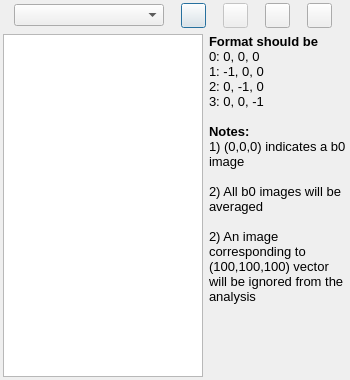
<?xml version="1.0" encoding="UTF-8"?>
<ui version="4.0">
 <class>gTableDialog</class>
 <widget class="QDialog" name="gTableDialog">
  <property name="geometry">
   <rect>
    <x>0</x>
    <y>0</y>
    <width>350</width>
    <height>380</height>
   </rect>
  </property>
  <property name="minimumSize">
   <size>
    <width>350</width>
    <height>0</height>
   </size>
  </property>
  <property name="maximumSize">
   <size>
    <width>350</width>
    <height>16777215</height>
   </size>
  </property>
  <property name="windowTitle">
   <string>Dialog</string>
  </property>
  <layout class="QVBoxLayout" name="verticalLayout">
   <property name="margin">
    <number>3</number>
   </property>
   <item>
    <layout class="QHBoxLayout" name="horizontalLayout">
     <item>
      <widget class="QComboBox" name="gTableListBox">
       <property name="minimumSize">
        <size>
         <width>150</width>
         <height>0</height>
        </size>
       </property>
       <property name="maximumSize">
        <size>
         <width>150</width>
         <height>16777215</height>
        </size>
       </property>
      </widget>
     </item>
     <item>
      <widget class="QPushButton" name="ImportTableButton">
       <property name="minimumSize">
        <size>
         <width>25</width>
         <height>25</height>
        </size>
       </property>
       <property name="maximumSize">
        <size>
         <width>25</width>
         <height>25</height>
        </size>
       </property>
       <property name="text">
        <string/>
       </property>
       <property name="icon">
        <iconset resource="TractCreator.qrc">
         <normaloff>:/images/Open.png</normaloff>:/images/Open.png</iconset>
       </property>
       <property name="iconSize">
        <size>
         <width>20</width>
         <height>20</height>
        </size>
       </property>
      </widget>
     </item>
     <item>
      <widget class="QPushButton" name="SaveButton">
       <property name="enabled">
        <bool>false</bool>
       </property>
       <property name="minimumSize">
        <size>
         <width>25</width>
         <height>25</height>
        </size>
       </property>
       <property name="maximumSize">
        <size>
         <width>25</width>
         <height>25</height>
        </size>
       </property>
       <property name="text">
        <string/>
       </property>
       <property name="icon">
        <iconset resource="TractCreator.qrc">
         <normaloff>:/images/save.png</normaloff>:/images/save.png</iconset>
       </property>
       <property name="iconSize">
        <size>
         <width>20</width>
         <height>20</height>
        </size>
       </property>
      </widget>
     </item>
     <item>
      <widget class="QPushButton" name="AddTableButton">
       <property name="minimumSize">
        <size>
         <width>25</width>
         <height>25</height>
        </size>
       </property>
       <property name="maximumSize">
        <size>
         <width>25</width>
         <height>25</height>
        </size>
       </property>
       <property name="text">
        <string/>
       </property>
       <property name="icon">
        <iconset resource="TractCreator.qrc">
         <normaloff>:/images/Add-icon.png</normaloff>:/images/Add-icon.png</iconset>
       </property>
       <property name="iconSize">
        <size>
         <width>20</width>
         <height>20</height>
        </size>
       </property>
      </widget>
     </item>
     <item>
      <widget class="QPushButton" name="DeleteTableButton">
       <property name="minimumSize">
        <size>
         <width>25</width>
         <height>25</height>
        </size>
       </property>
       <property name="maximumSize">
        <size>
         <width>25</width>
         <height>25</height>
        </size>
       </property>
       <property name="text">
        <string/>
       </property>
       <property name="icon">
        <iconset resource="TractCreator.qrc">
         <normaloff>:/images/close.png</normaloff>:/images/close.png</iconset>
       </property>
       <property name="iconSize">
        <size>
         <width>20</width>
         <height>20</height>
        </size>
       </property>
      </widget>
     </item>
    </layout>
   </item>
   <item>
    <layout class="QHBoxLayout" name="horizontalLayout_2">
     <item>
      <widget class="QPlainTextEdit" name="gTableEdit">
       <property name="minimumSize">
        <size>
         <width>200</width>
         <height>0</height>
        </size>
       </property>
      </widget>
     </item>
     <item>
      <widget class="QLabel" name="label">
       <property name="font">
        <font>
         <pointsize>8</pointsize>
        </font>
       </property>
       <property name="text">
        <string>&lt;!DOCTYPE HTML PUBLIC &quot;-//W3C//DTD HTML 4.0//EN&quot; &quot;http://www.w3.org/TR/REC-html40/strict.dtd&quot;&gt;
&lt;html&gt;&lt;head&gt;&lt;meta name=&quot;qrichtext&quot; content=&quot;1&quot; /&gt;&lt;style type=&quot;text/css&quot;&gt;
p, li { white-space: pre-wrap; }
&lt;/style&gt;&lt;/head&gt;&lt;body style=&quot; font-family:'MS Shell Dlg 2'; font-size:8pt; font-weight:400; font-style:normal;&quot;&gt;
&lt;p style=&quot; margin-top:0px; margin-bottom:0px; margin-left:0px; margin-right:0px; -qt-block-indent:0; text-indent:0px;&quot;&gt;&lt;span style=&quot; font-size:10pt; font-weight:600;&quot;&gt;Format should be&lt;/span&gt;&lt;/p&gt;
&lt;p style=&quot; margin-top:0px; margin-bottom:0px; margin-left:0px; margin-right:0px; -qt-block-indent:0; text-indent:0px;&quot;&gt;&lt;span style=&quot; font-size:10pt;&quot;&gt;0: 0, 0, 0&lt;/span&gt;&lt;/p&gt;
&lt;p style=&quot; margin-top:0px; margin-bottom:0px; margin-left:0px; margin-right:0px; -qt-block-indent:0; text-indent:0px;&quot;&gt;&lt;span style=&quot; font-size:10pt;&quot;&gt;1: -1, 0, 0&lt;/span&gt;&lt;/p&gt;
&lt;p style=&quot; margin-top:0px; margin-bottom:0px; margin-left:0px; margin-right:0px; -qt-block-indent:0; text-indent:0px;&quot;&gt;&lt;span style=&quot; font-size:10pt;&quot;&gt;2: 0, -1, 0&lt;/span&gt;&lt;/p&gt;
&lt;p style=&quot; margin-top:0px; margin-bottom:0px; margin-left:0px; margin-right:0px; -qt-block-indent:0; text-indent:0px;&quot;&gt;&lt;span style=&quot; font-size:10pt;&quot;&gt;3: 0, 0, -1&lt;/span&gt;&lt;/p&gt;
&lt;p style=&quot;-qt-paragraph-type:empty; margin-top:0px; margin-bottom:0px; margin-left:0px; margin-right:0px; -qt-block-indent:0; text-indent:0px; font-size:10pt;&quot;&gt;&lt;/p&gt;
&lt;p style=&quot; margin-top:0px; margin-bottom:0px; margin-left:0px; margin-right:0px; -qt-block-indent:0; text-indent:0px;&quot;&gt;&lt;span style=&quot; font-size:10pt; font-weight:600;&quot;&gt;Notes:&lt;/span&gt;&lt;/p&gt;
&lt;p style=&quot; margin-top:0px; margin-bottom:0px; margin-left:0px; margin-right:0px; -qt-block-indent:0; text-indent:0px;&quot;&gt;&lt;span style=&quot; font-size:10pt;&quot;&gt;1) (0,0,0) indicates a b0 image&lt;/span&gt;&lt;/p&gt;
&lt;p style=&quot;-qt-paragraph-type:empty; margin-top:0px; margin-bottom:0px; margin-left:0px; margin-right:0px; -qt-block-indent:0; text-indent:0px; font-size:10pt;&quot;&gt;&lt;/p&gt;
&lt;p style=&quot; margin-top:0px; margin-bottom:0px; margin-left:0px; margin-right:0px; -qt-block-indent:0; text-indent:0px;&quot;&gt;&lt;span style=&quot; font-size:10pt;&quot;&gt;2) All b0 images will be averaged&lt;/span&gt;&lt;/p&gt;
&lt;p style=&quot;-qt-paragraph-type:empty; margin-top:0px; margin-bottom:0px; margin-left:0px; margin-right:0px; -qt-block-indent:0; text-indent:0px; font-size:10pt;&quot;&gt;&lt;/p&gt;
&lt;p style=&quot; margin-top:0px; margin-bottom:0px; margin-left:0px; margin-right:0px; -qt-block-indent:0; text-indent:0px;&quot;&gt;&lt;span style=&quot; font-size:10pt;&quot;&gt;2) An image corresponding to (100,100,100) vector will be ignored from the analysis&lt;/span&gt;&lt;/p&gt;&lt;/body&gt;&lt;/html&gt;</string>
       </property>
       <property name="alignment">
        <set>Qt::AlignLeading|Qt::AlignLeft|Qt::AlignTop</set>
       </property>
       <property name="wordWrap">
        <bool>true</bool>
       </property>
      </widget>
     </item>
    </layout>
   </item>
  </layout>
 </widget>
 <resources>
  <include location="TractCreator.qrc"/>
 </resources>
 <connections/>
</ui>
